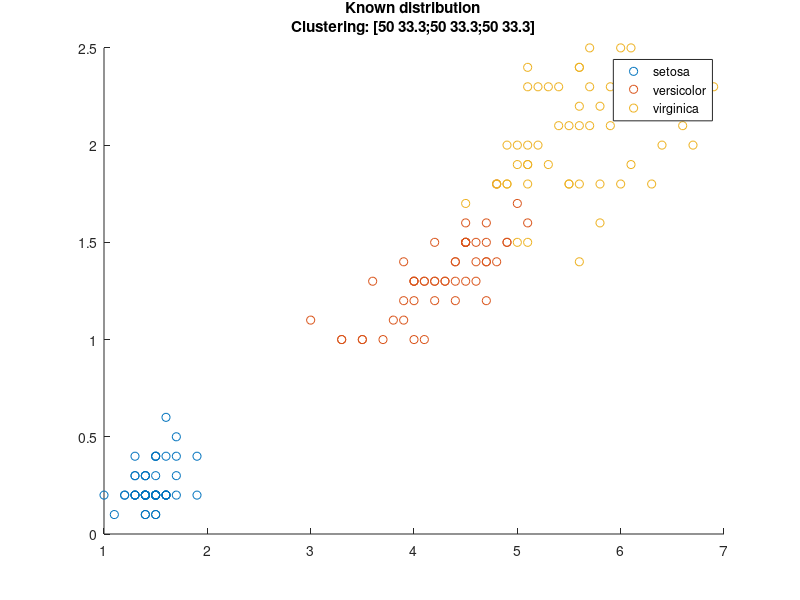

This figure's MATLAB source: (Note: this script raises an error after producing the figure.)
%% 
chdir('..')
addpath('export_fig')
chdir('HW4')
%%
load fisheriris
X = meas(:,3:4);
gscatter(X(:,1),X(:,2),species);
dist_temp = pdist(X);
dist = squareform(dist_temp);
S = exp(-dist.^2);
k = 3; % Number of clusters
rng('default') % For reproducibility
mat = tabulate(species);
title({'Known distribution',['Clustering: ',mat2str(repmat([50,33.3],3,1),3)]})
%% Use similarity mat(:,2:end)rix
figure
idx = spectralcluster(S,k,'Distance','precomputed','LaplacianNormalization','symmetric');
gscatter(X(:,1),X(:,2),idx);
mat = tabulate(idx);
title({'Similarity Matrix',['Clustering: ',mat2str(mat(:,2:end),3)]})
%% Laplacian normalized 
figure
idx2 = spectralcluster(X,k,'NumNeighbors',size(X,1),'LaplacianNormalization','symmetric');
gscatter(X(:,1),X(:,2),idx2);
mat = tabulate(idx2);
title({'Normalized Laplacian',['Clustering: ',mat2str(mat(:,2:end),3)]})
%% Laplacian unnormalized
figure
idx2 = spectralcluster(X,k,'NumNeighbors',size(X,1),'LaplacianNormalization','none');
gscatter(X(:,1),X(:,2),idx2);
mat = tabulate(idx2);
title({'Unnormalized Laplacian',['Clustering: ',mat2str(mat(:,2:end),3)]})

%% Distance Euclidean 
figure
idx2 = spectralcluster(X,k,'NumNeighbors',size(X,1),'Distance','euclidean');
gscatter(X(:,1),X(:,2),idx2);
mat = tabulate(idx2);
title({'Euclidean Distance',['Clustering: ',mat2str(mat(:,2:end),3)]})
%% Distance mahalanobis
figure
idx2 = spectralcluster(X,k,'NumNeighbors',size(X,1),'Distance','mahalanobis');
gscatter(X(:,1),X(:,2),idx2);
mat = tabulate(idx2);
title({'Mahalanobis Distance',['Clustering: ',mat2str(mat(:,2:end),3)]})

%% Kernel Scale 1 
figure
idx2 = spectralcluster(X,k,'NumNeighbors',size(X,1),'KernelScale',1);
gscatter(X(:,1),X(:,2),idx2);
mat = tabulate(idx2);
title({'Kernel Scale: 1',['Clustering: ',mat2str(mat(:,2:end),3)]})

%% Kernel Scale 15
figure
idx2 = spectralcluster(X,k,'NumNeighbors',size(X,1),'KernelScale',15);
gscatter(X(:,1),X(:,2),idx2);
mat = tabulate(idx2);
title({'Kernel Scale 15',['Clustering: ',mat2str(mat(:,2:end),3)]})


%%
figHandles = findall(0,'Type','figure'); 

for i = 1:numel(figHandles)
    export_fig(['Q4_',num2str(i)], '-png', figHandles(i), '-append')
end
